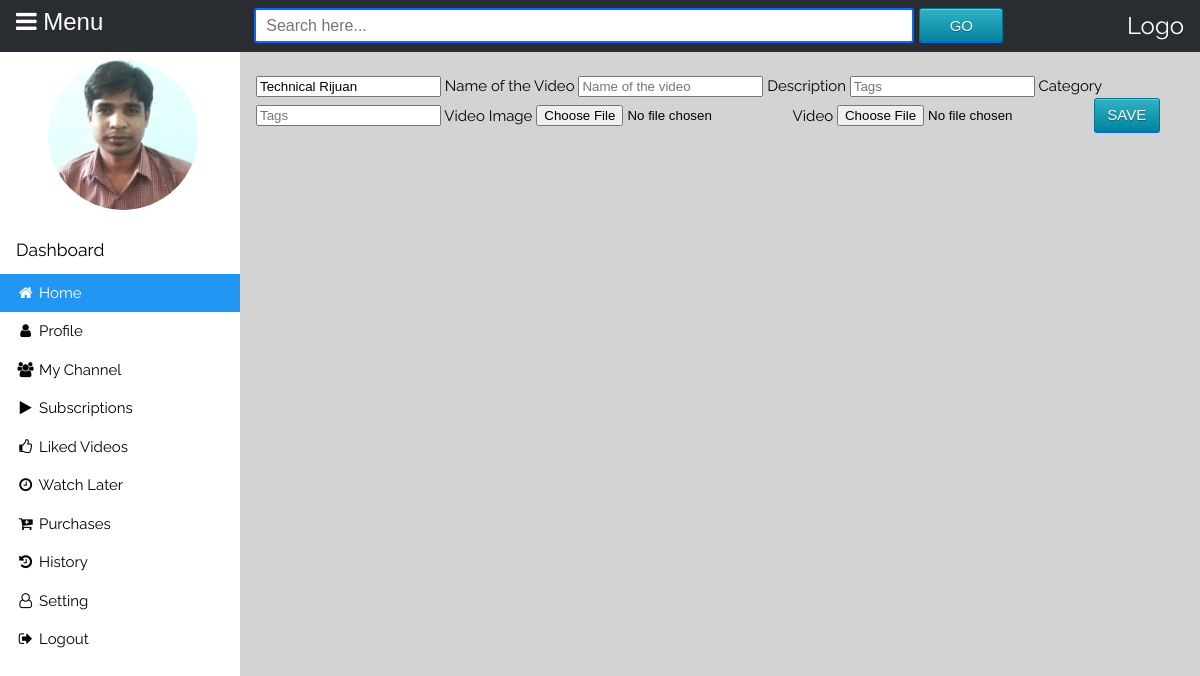
The page /upload/ (signed in) on the database its author committed.
### video/models.py (models this page shows, shortened)
class  userProfile(models.Model):
	uname=models.OneToOneField(User, on_delete=models.CASCADE)
	img=models.FileField()
	dob=models.DateField(null=True,blank=True)
	gender=models.CharField(max_length=30)
	city=models.CharField(max_length=30)
	country=models.CharField(max_length=30)

class Channel(models.Model):
	user=models.ForeignKey(User, on_delete=models.CASCADE)
	name=models.CharField(max_length=255)
	tag_line=models.CharField(max_length=255)
	img=models.FileField(upload_to='upload/img/')
	subscribe=models.IntegerField(default=0)
	pub_date=models.DateTimeField(default=datetime.now())

### video/views.py (the view, shortened to what this page needs)
# urls.py: path('upload/', views.setUpload, name='upload'),
def setUpload(request):
	new=userProfile.objects.filter(uname=request.user.id)
	form=Channel.objects.filter(user=request.user)
	for f in form:
		cid=f.name
	u=get_object_or_404(User, username=request.user.username)
	c=Channel.objects.get(name=cid)
	return render(request, 'upload.html',{'new':new,'form':form})

### video/templates/upload.html (shortened to what this page needs)
{% extends 'base.html' %}
{% block profile %}
<div>
{% for n in new %}
	<a href="{% url 'userprofile' %}"><img src="{{ n.img.url }}" width="150" height="150" class="img-circle1"></a>
{% endfor %}
</div>
{% endblock %}
{% block content %}
{% load static %}
<div>
	<form method="post" enctype="multipart/form-data">
		{% for f in form %}
		<input type="text" name="ch_name" value="{{ f.name }}">
		{% endfor %}
		<label for="inputname">Name of the Video</label>
	    <input type="text" id="inputname" class="form-control" placeholder="Name of the video" name="name" required autofocus>
	    <label for="inputTags">Description</label>
	    <input type="text" id="inputTags" class="form-control" placeholder="Tags" name="tags" value="" required>
	    <label for="inputTags">Category</label>
	    <input type="text" id="inputTags" class="form-control" placeholder="Tags" name="cat" value="" required>
	    <label for="inputfile">Video Image</label>
		<input type="file" id="inputfile" class="form-control" placeholder="File" name="imgfile" value="">
	    <label for="inputfile">Video</label>
		<input type="file" id="inputfile" class="form-control" placeholder="File" name="file" value="">
		<button class="btnUser">Save</button>
	</form>
</div>
{% endblock %}

### video/static/style.css (style rules this page uses)
html { box-sizing:border-box }
*,*:before,*:after { box-sizing:inherit }
html { overflow-x:hidden }
body { background-color: lightgray; padding: 0; margin:0; line-height: 1.5; font-size: 15px; }
html,body,h1,h2,h3,h4,h5 { font-family: "Raleway", sans-serif; font-weight:400; margin:10px 0; }
.btnUser { background-color: #0483a0; background-image: -webkit-gradient(linear, left top, left bottom, from(#31b2c3), to(#0483a0)); background-image: -webkit-linear-gradient(top, #31b2c3, #0483a0); background-image: -moz-linear-gradient(top, #31b2c3, #0483a0); background-image: -ms-linear-gradient(top, #31b2c3, #0483a0); background-image: -o-linear-gradient(top, #31b2c3, #0483a0); background-image: linear-gradient(top, #31b2c3, #0483a0); border: 1px solid #00748f; -moz-border-radius: 3px; -webkit-border-radius: 3px; border-radius: 3px; -webkit-box-shadow: 0 1px 0 rgba(255, 255, 255, 0.3) inset, 0 1px 0 #076bf2; -moz-box-shadow: 0 1px 0 rgba(255, 255, 255, 0.3) inset, 0 1px 0 #076bf2; box-shadow: 0 1px 0 rgba(255, 255, 255, 0.3) inset, 0 1px 0 #076bf2; color: #fafafa; cursor: pointer; height: 34px; font: 15px Arial, Helvetica; padding: 0; text-transform: uppercase; text-shadow: 0 1px 0 rgba(0, 0 ,0, .3); width: 7%; }
.img-circle1 { border-radius: 150px; }

### rows shown on the page
userProfile: img (picture)
Channel: ch_name "Technical Rijuan"
